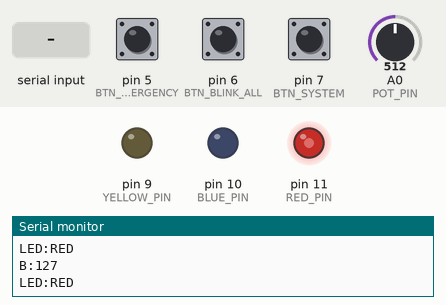
Bench run of a program on a simulated Arduino Uno, built with avr-gcc and run on an emulated ATmega328P. Shown: output pins drawn as LEDs (lit = HIGH), the last lines printed to the serial monitor. Dashed ring = blinking. The test bench sets the inputs (shaded band); at power-on: pin 6 (BTN_BLINK_ALL) HIGH, A0 (POT_PIN) = 512, pin 5 (BTN_EMERGENCY) HIGH, pin 7 (BTN_SYSTEM) HIGH.

Above: at 1.2 s.
1.3 s: pin 6 (BTN_BLINK_ALL) pulled LOW for 0.15 s
At 2.6 s:
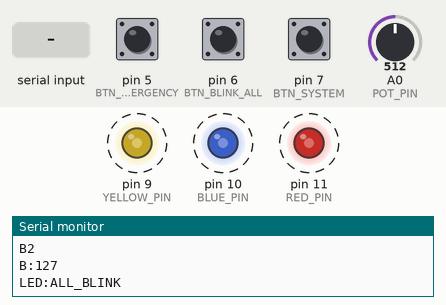
4.3 s: "LOOP\n" received over Serial
7.3 s: A0 (POT_PIN) set to 716
At 10.05 s:
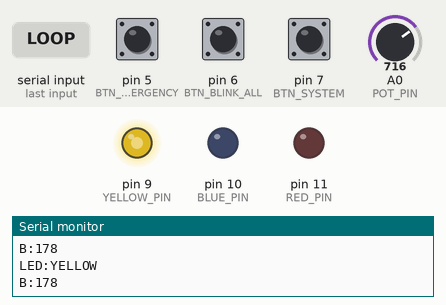
10.3 s: "B2\n" received over Serial
13.3 s: pin 5 (BTN_EMERGENCY) pulled LOW for 0.15 s
At 14.5 s:
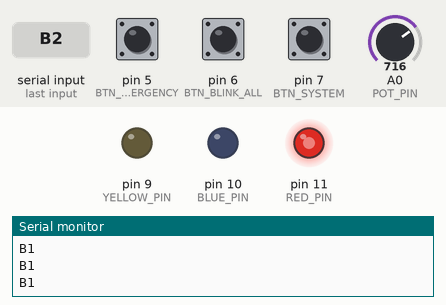
14.9 s: A0 (POT_PIN) set to 122
At 15.8 s:
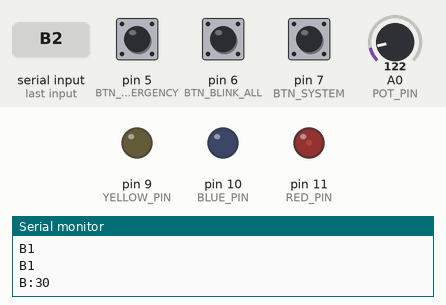
Timing chart, 0 to 17.4 s (numbered marks = the images above; inputs shaded):
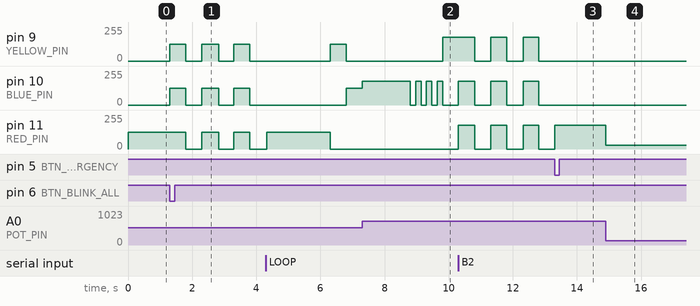

The program:

main.cpp
```cpp
//신호등 비전 컨트롤 과제

#include <Arduino.h>              // Arduino 기본 헤더, 필수 라이브러리
#include <TaskScheduler.h>        // Task 기반 스케줄링을 위한 라이브러리
#include <PinChangeInterrupt.h>   // 핀 변화 인터럽트를 지원하는 라이브러리

// --- 핀 설정 ---
const uint8_t RED_PIN = 11;       // RED LED가 연결된 핀 번호
const uint8_t YELLOW_PIN = 9;     // YELLOW LED 핀
const uint8_t BLUE_PIN = 10;      // BLUE LED 핀
const uint8_t POT_PIN = A0;       // 가변저항(포텐셔미터) 입력 핀

// --- 버튼 핀 설정 ---
const uint8_t BTN_EMERGENCY = 5;  // Emergency 모드 토글 버튼 핀
const uint8_t BTN_BLINK_ALL = 6;  // 전체 깜빡임 모드 버튼
const uint8_t BTN_SYSTEM = 7;     // 시스템 ON/OFF 버튼

// --- Task Scheduler 생성 ---
Scheduler runner;                 // 여러 Task를 관리하는 Task Scheduler 객체

// --- 시스템 상태 변수 ---
volatile bool isEmergencyMode = false; // Emergency 모드 상태 저장
volatile bool isAllBlinkMode = false;    // 전체 깜빡임 모드 상태 저장
volatile bool isSystemOn = true;         // 시스템 작동 상태 저장

// --- LED 상태 열거형 선언 ---
enum LEDState { NONE, RED, YELLOW, BLUE, RED_BLINK, BLUE_BLINK, ALL_BLINK };
volatile LEDState currentState = NONE;   // 현재 어떤 LED 상태인지 저장ㅁㅋ

volatile bool blinkState = false;        // 깜빡임 ON/OFF 상태 토글 변수
int currentBrightness = 0;               // 가변저항 값을 기반으로 계산한 LED 밝기

// --- 함수 프로토타입 선언 ---
int getBrightness();                     // 가변저항 값을 읽고 밝기로 변환
void updateLEDBrightness();              // 현재 상태에 따라 LED 출력값 업데이트
void processSerialCommands();            // 시리얼 통신으로 명령 수신 처리

// --- Task 콜백 함수 프로토타입 선언 ---
bool onRedEnable(); void onRedDisable();           // RED LED Task
bool onYellowEnable(); void onYellowDisable();     // YELLOW LED Task
bool onBlueEnable(); void onBlueDisable();         // BLUE LED Task
bool onBlueBlinkEnable(); void blueBlinkCallback(); void onBlueBlinkDisable();  // BLUE 깜빡임 Task
bool onYellowEnable2(); void onYellowDisable2();   // BLUE_BLINK 이후 YELLOW Task
void redBlinkCallback(); void allBlinkCallback();  // 특수 모드 콜백 함수들

// --- Task 객체 생성 ---
Task taskRed(2000, TASK_ONCE, NULL, &runner, false, onRedEnable, onRedDisable);        // RED 2초
Task taskYellow(500, TASK_ONCE, NULL, &runner, false, onYellowEnable, onYellowDisable);   // YELLOW 0.5초
Task taskBlue(2000, TASK_ONCE, NULL, &runner, false, onBlueEnable, onBlueDisable);        // BLUE 2초
Task taskBlueBlink(167, 6, blueBlinkCallback, &runner, false, onBlueBlinkEnable, onBlueBlinkDisable); // BLUE 3회 깜빡임
Task taskYellow2(500, TASK_ONCE, NULL, &runner, false, onYellowEnable2, onYellowDisable2); // BLUE 깜빡임 후 YELLOW Task
Task taskRedBlink(500, TASK_FOREVER, redBlinkCallback, &runner, false);                   // Emergency 모드 RED 깜빡임
Task taskAllBlink(500, TASK_FOREVER, allBlinkCallback, &runner, false);                   // 전체 깜빡임 모드

// ----------------------------------------------------------------------
//                        인터럽트 서비스 루틴 (ISR)
// ----------------------------------------------------------------------

// Emergency 버튼을 누르면 Emergency 모드 토글
void ISR_Emergency() {
  isEmergencyMode = !isEmergencyMode;  // 비상 모드 토글
  if (isEmergencyMode) {
    isAllBlinkMode = false;           // 전체 깜빡임 해제
    isSystemOn = false;               // 시스템 정지
    runner.disableAll();              // 모든 Task 중단
    currentState = RED;               // RED LED 고정 상태
  } else {
    analogWrite(RED_PIN, 0);          // RED LED OFF
    currentState = NONE;              // 상태 초기화
    isSystemOn = true;                // 시스템 재시작
    taskRed.restartDelayed();         // RED Task 재시작
  }
}

// 전체 깜빡임 모드 토글
void ISR_BlinkAll() {
  isAllBlinkMode = !isAllBlinkMode;  // 상태 토글
  if (isAllBlinkMode) {
    // 모든 Task 비활성화
    taskRed.disable(); taskYellow.disable(); taskBlue.disable();
    taskBlueBlink.disable(); taskRedBlink.disable(); taskYellow2.disable();
    runner.disableAll();
    // 모든 LED 끄기
    analogWrite(RED_PIN, 0);
    analogWrite(YELLOW_PIN, 0);
    analogWrite(BLUE_PIN, 0);
    blinkState = false;              // 깜빡임 초기화
    currentState = ALL_BLINK;        // 상태 설정
    taskAllBlink.enable();           // 전체 깜빡임 Task 시작
  } else {
    taskAllBlink.disable();          // 전체 깜빡임 종료
    analogWrite(RED_PIN, 0);         // 모든 LED 끄기
    analogWrite(YELLOW_PIN, 0);
    analogWrite(BLUE_PIN, 0);
    currentState = NONE;             // 상태 초기화
    taskRed.restartDelayed();        // RED Task 재시작
  }
}

// 시스템 ON/OFF 버튼 처리
void ISR_SystemToggle() {
  if (digitalRead(BTN_SYSTEM) == LOW) {
    isSystemOn = !isSystemOn;        // 시스템 상태 토글
    if (isSystemOn) {
      Serial.println("System ON");
      taskRed.restartDelayed();      // RED Task 재시작
    } else {
      Serial.println("System OFF");
      runner.disableAll();           // 모든 Task 비활성화
      taskRed.disable(); taskYellow.disable(); taskBlue.disable();
      taskBlueBlink.disable(); taskRedBlink.disable(); taskAllBlink.disable(); taskYellow2.disable();
      analogWrite(RED_PIN, 0); analogWrite(YELLOW_PIN, 0); analogWrite(BLUE_PIN, 0);
      currentState = NONE;           // 상태 초기화
    }
  }
}

// ---- RED Task Enable 콜백 함수 ----
bool onRedEnable() {
  currentState = RED;               // 상태를 RED로 설정
  Serial.println("RED");           // 시리얼로 상태 출력 (p5.js에서 상태 시각화 용도)
  return true;                     // TaskScheduler에 Task 성공적으로 시작했음을 알림
}

// ---- RED Task Disable 콜백 함수 ----
void onRedDisable() {
  Serial.println("OFF");           // 시리얼로 OFF 상태 출력
  analogWrite(RED_PIN, 0);         // RED LED OFF
  currentState = NONE;             // 상태 초기화
  if (!isAllBlinkMode && !isEmergencyMode)
    taskYellow.restartDelayed();   // 다음 YELLOW Task 시작 (일반 모드일 경우)
}

// ---- YELLOW Task Enable 콜백 함수 ----
bool onYellowEnable() {
  currentState = YELLOW;           // 상태를 YELLOW로 설정
  Serial.println("YELLOW");        // 시리얼 상태 출력
  return true;
}

// ---- YELLOW Task Disable 콜백 함수 ----
void onYellowDisable() {
  Serial.println("OFF");           // 시리얼 OFF 출력
  analogWrite(YELLOW_PIN, 0);      // YELLOW LED OFF
  currentState = NONE;             // 상태 초기화
  if (!isAllBlinkMode && !isEmergencyMode)
    taskBlue.restartDelayed();     // 다음 BLUE Task 시작
}

// ---- BLUE Task Enable 콜백 함수 ----
bool onBlueEnable() {
  currentState = BLUE;             // 상태를 BLUE로 설정
  Serial.println("BLUE");          // 상태 출력
  return true;
}

// ---- BLUE Task Disable 콜백 함수 ----
void onBlueDisable() {
  Serial.println("OFF");           // 상태 출력
  analogWrite(BLUE_PIN, 0);        // BLUE OFF
  currentState = NONE;             // 상태 초기화
  if (!isAllBlinkMode && !isEmergencyMode)
    taskBlueBlink.restartDelayed(); // 다음 BLUE BLINK Task 시작
}

// ---- BLUE 깜빡임 Enable 콜백 함수 ----
bool onBlueBlinkEnable() {
  currentState = BLUE_BLINK;       // 상태 변경
  Serial.println("BLUE_BLINK");    // 상태 출력
  blinkState = false;              // 깜빡임 초기화
  return true;
}

// ---- BLUE 깜빡임 콜백 함수 (0.167초마다 실행됨) ----
void blueBlinkCallback() {
  blinkState = !blinkState;        // 깜빡임 상태 토글 (ON/OFF 반복)
}

// ---- BLUE 깜빡임 Disable 함수 ----
void onBlueBlinkDisable() {
  Serial.println("OFF");           // 상태 출력
  analogWrite(BLUE_PIN, 0);        // BLUE OFF
  currentState = NONE;             // 상태 초기화
  if (!isAllBlinkMode && !isEmergencyMode)
    taskYellow2.restartDelayed();  // 다음 YELLOW2 Task 시작
}

// ---- YELLOW2 Task Enable 함수 (반복 순환) ----
bool onYellowEnable2() {
  currentState = YELLOW;           // 상태를 YELLOW로 설정
  Serial.println("YELLOW");        // 상태 출력
  return true;
}

// ---- YELLOW2 Task Disable 함수 ----
void onYellowDisable2() {
  Serial.println("OFF");           // 상태 출력
  analogWrite(YELLOW_PIN, 0);      // YELLOW OFF
  currentState = NONE;             // 상태 초기화
  if (!isAllBlinkMode && !isEmergencyMode)
    taskRed.restartDelayed();      // 다시 RED부터 반복 시작
}

// ---- RED 깜빡임 콜백 함수 (Emergency 모드 전용) ----
void redBlinkCallback() {
  currentState = RED_BLINK;        // 상태 변경
  blinkState = !blinkState;        // 깜빡임 상태 토글
}

// ---- 전체 깜빡임 콜백 함수 (모든 LED 깜빡임) ----
void allBlinkCallback() {
  currentState = ALL_BLINK;        // 상태 변경
  blinkState = !blinkState;        // 깜빡임 상태 토글
}

// ----- 밝기 및 LED 상태 업데이트 함수 -----
void updateLEDBrightness() {
  currentBrightness = getBrightness();  // 가변저항 값을 읽어 0~255로 변환하여 저장

  // 현재 상태에 따라 해당 LED에 밝기값 출력
  switch (currentState) {
    case RED:
      analogWrite(RED_PIN, currentBrightness);        // RED LED에 밝기 적용
      break;
    case YELLOW:
      analogWrite(YELLOW_PIN, currentBrightness);       // YELLOW LED에 밝기 적용
      break;
    case BLUE:
      analogWrite(BLUE_PIN, currentBrightness);         // BLUE LED에 밝기 적용
      break;
    case RED_BLINK:
      analogWrite(RED_PIN, blinkState ? currentBrightness : 0);  // 깜빡임 상태면 밝기 출력, 아니면 OFF
      break;
    case BLUE_BLINK:
      analogWrite(BLUE_PIN, blinkState ? currentBrightness : 0); // 깜빡임 상태에 따라 출력
      break;
    case ALL_BLINK:
      // 전체 LED 깜빡임 시 모두 동시에 ON/OFF
      analogWrite(RED_PIN, blinkState ? currentBrightness : 0);
      analogWrite(YELLOW_PIN, blinkState ? currentBrightness : 0);
      analogWrite(BLUE_PIN, blinkState ? currentBrightness : 0);
      break;
    default:
      // NONE 상태 혹은 예외 상태 → 모든 LED OFF
      analogWrite(RED_PIN, 0);
      analogWrite(YELLOW_PIN, 0);
      analogWrite(BLUE_PIN, 0);
      break;
  }

  // --- 100ms 주기로 밝기 및 LED 상태 시리얼 전송 ---
  static unsigned long lastUpdate = 0;
  if (millis() - lastUpdate >= 100) {
    Serial.print("B:");                         // 밝기 값 전송 (p5.js에서 게이지 출력용)
    Serial.println(currentBrightness);

    // LED 상태 문자열 전송
    String ledMsg = "LED:";
    switch (currentState) {
      case RED:        ledMsg += "RED"; break;
      case RED_BLINK:  ledMsg += "RED_BLINK"; break;
      case YELLOW:     ledMsg += "YELLOW"; break;
      case BLUE:       ledMsg += "BLUE"; break;
      case BLUE_BLINK: ledMsg += "BLUE_BLINK"; break;
      case ALL_BLINK:  ledMsg += "ALL_BLINK"; break;
      default:         ledMsg += "OFF"; break;
    }
    Serial.println(ledMsg);                     // p5.js에서 시각화용

    // 깜빡임 상태 ON/OFF 전송 (실제 LED 출력 상태와 맞춤)
    if (currentState == RED_BLINK || currentState == BLUE_BLINK || currentState == ALL_BLINK) {
      Serial.print("LED_STATE:");
      Serial.println(blinkState ? "ON" : "OFF");
    }

    lastUpdate = millis();  // 마지막 업데이트 시간 갱신
  }

  // --- 상태 인디케이터 메시지 전송 ---
  if (isEmergencyMode) Serial.println("B1");      // Emergency 상태
  else if (isAllBlinkMode) Serial.println("B2");   // 전체 깜빡임 상태
  else if (!isSystemOn) Serial.println("B3");      // 시스템 OFF 상태
}

// ----- 시리얼 명령어 처리 함수 -----
// p5.js에서 전달받는 명령을 처리하여 아두이노의 LED 동작 모드를 제어하는 함수
// 수신되는 명령은 다음과 같다:
// 1) "LOOP", "B1", "B2", "B3" : 모드 전환 명령
// 2) "RED_TIME:1000" 등 : 각 LED의 주기를 설정하는 명령
void processSerialCommands() {
  // 시리얼 버퍼에 읽을 데이터가 남아있을 동안 반복
  while (Serial.available() > 0) {
    // 한 줄(개행 전까지) 명령 수신
    String cmd = Serial.readStringUntil('\n');
    cmd.trim(); // 앞뒤 공백 제거

    // 빈 문자열이면 무시
    if (cmd.length() == 0) continue;

    // ─────────────────────────────
    // [1] 모드 전환 명령 처리 (콜론이 없는 단일 명령어: LOOP, B1, B2, B3)
    // ─────────────────────────────
    if (cmd.indexOf(':') == -1) {
      // [LOOP 모드] : 기본 동작으로 복귀 (RED Task만 실행)
      if (cmd == "LOOP") {
        isEmergencyMode = false;       // 비상 모드 해제
        isAllBlinkMode = false;        // 전체 깜빡임 모드 해제
        isSystemOn = true;             // 시스템 켜짐 상태
        runner.disableAll();           // 모든 task 중지
        taskRed.enableDelayed();       // RED LED 주기적 점등 재시작
        Serial.println("LOOP mode activated");

      // [B1 모드] : Emergency 모드 (RED LED 고정 켜짐)
      } else if (cmd == "B1") {
        isEmergencyMode = true;        // Emergency 모드 활성화
        isAllBlinkMode = false;
        isSystemOn = false;            // 시스템 off 상태로 간주
        runner.disableAll();           // 기존 task 종료
        currentState = RED;            // RED 상태 고정
        Serial.println("Emergency mode (B1) activated");

      // [B2 모드] : 전체 깜빡임 모드 (All Blink)
      } else if (cmd == "B2") {
        isEmergencyMode = false;
        isAllBlinkMode = true;         // All Blink 모드 활성화
        runner.disableAll();           // 기존 task 중지

        // 모든 LED 끄기
        analogWrite(RED_PIN, 0);
        analogWrite(YELLOW_PIN, 0);
        analogWrite(BLUE_PIN, 0);

        blinkState = false;            // 초기 깜빡임 상태 OFF
        currentState = ALL_BLINK;      // 현재 상태 설정
        taskAllBlink.enable();         // All Blink Task 실행
        Serial.println("All blink mode (B2) activated");

      // [B3 모드] : 시스템 완전 종료 (모든 LED off)
      } else if (cmd == "B3") {
        isEmergencyMode = false;
        isAllBlinkMode = false;
        isSystemOn = false;            // 시스템 종료
        runner.disableAll();           // 모든 task 중지

        // 모든 LED 끄기
        analogWrite(RED_PIN, 0);
        analogWrite(YELLOW_PIN, 0);
        analogWrite(BLUE_PIN, 0);

        currentState = NONE;           // 상태 없음
        Serial.println("System off mode (B3) activated");
      }
    }

    // ─────────────────────────────
    // [2] LED 주기 조절 명령 처리 (RED_TIME:1000 등)
    // ─────────────────────────────
    else {
      // 콜론(:)을 기준으로 명령어 분리
      int separatorIndex = cmd.indexOf(':');
      String commandName = cmd.substring(0, separatorIndex);
      String commandValue = cmd.substring(separatorIndex + 1);

      // 앞뒤 공백 제거
      commandName.trim();
      commandValue.trim();

      // [RED_TIME:x] → RED LED의 주기를 x(ms)로 설정
      if (commandName == "RED_TIME") {
        long period = commandValue.toInt();        // 숫자로 변환
        taskRed.setInterval(period);               // 주기 변경
        Serial.print("OK:RED_TIME:");              // 확인 메시지 반환
        Serial.println(period);

      // [YELLOW_TIME:x] → YELLOW LED 주기 설정 (여러 task 동기화)
      } else if (commandName == "YELLOW_TIME") {
        long period = commandValue.toInt();
        taskYellow.setInterval(period);
        taskYellow2.setInterval(period);           // 추가 task도 동일 주기
        Serial.print("OK:YELLOW_TIME:");
        Serial.println(period);

      // [BLUE_TIME:x] → BLUE LED 주기 설정
      } else if (commandName == "BLUE_TIME") {
        long period = commandValue.toInt();
        taskBlue.setInterval(period);
        Serial.print("OK:BLUE_TIME:");
        Serial.println(period);
      }
    }
  }
}


// ----- setup 함수 (최초 실행 시 1회만 호출됨) -----
void setup() {
  Serial.begin(9600);  // 시리얼 통신 시작 (9600bps)

  // LED 핀 출력 설정
  pinMode(RED_PIN, OUTPUT);
  pinMode(YELLOW_PIN, OUTPUT);
  pinMode(BLUE_PIN, OUTPUT);

  // 가변저항 핀 입력 설정
  pinMode(POT_PIN, INPUT);

  // 버튼 핀 입력(PULLUP) 설정
  pinMode(BTN_EMERGENCY, INPUT_PULLUP);
  pinMode(BTN_BLINK_ALL, INPUT_PULLUP);
  pinMode(BTN_SYSTEM, INPUT_PULLUP);

  // 버튼에 인터럽트 연결
  attachPCINT(digitalPinToPCINT(BTN_EMERGENCY), ISR_Emergency, FALLING);
  attachPCINT(digitalPinToPCINT(BTN_BLINK_ALL), ISR_BlinkAll, FALLING);
  attachPCINT(digitalPinToPCINT(BTN_SYSTEM), ISR_SystemToggle, FALLING);

  // 시스템 ON 상태면 RED Task부터 시작
  if (isSystemOn) {
    taskRed.enableDelayed();
  }
}

// ----- loop 함수 (매 프레임 반복) -----
void loop() {
  updateLEDBrightness();    // 현재 상태에 따른 LED 밝기 출력
  processSerialCommands();  // 시리얼 명령 수신 및 처리
  if (isSystemOn) {
    runner.execute();       // 예약된 Task 실행
  }
}

// ----- 가변저항 읽어서 밝기로 변환하는 함수 -----
int getBrightness() {
  int potValue = analogRead(POT_PIN);             // 0~1023 값 읽기
  return map(potValue, 0, 1023, 0, 255);           // 0~255 범위로 변환
}
```

Measured:
- after the input at 7.3 s, pin 9 (YELLOW_PIN): 0/255 → 178/255 after 2.5 s
- after the input at 13.3 s, pin 9 (YELLOW_PIN), pin 10 (BLUE_PIN): stops changing and stays 0/255; pin 11 (RED_PIN): goes on until 13.3 s, then stays 178/255
- after the input at 14.9 s, pin 11 (RED_PIN): 178/255 → 30/255 at once
- by itself, pin 10 (BLUE_PIN), pin 11 (RED_PIN): alternates 178/255 for 0.50 s and 0/255 for 0.51 s
